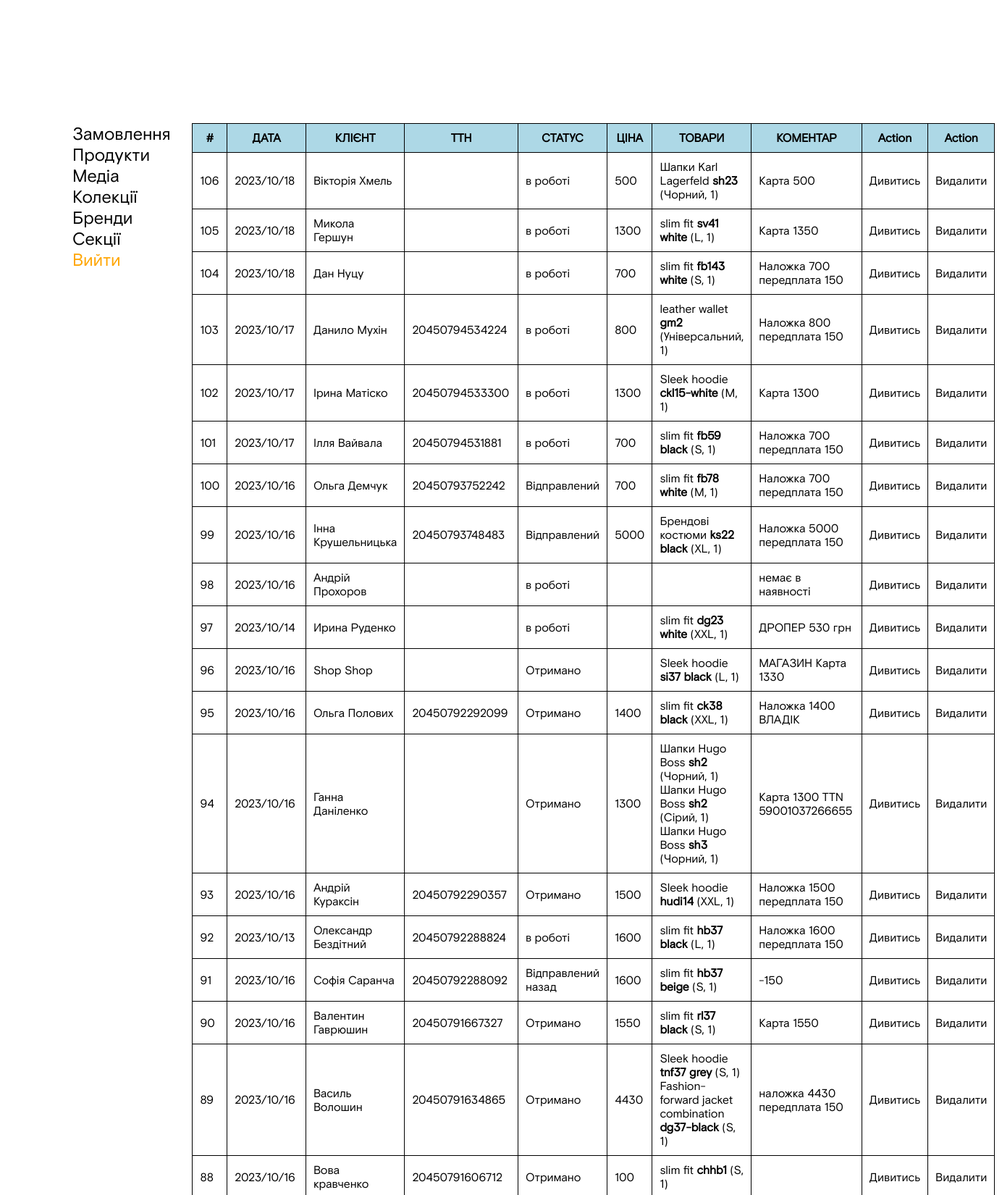
Screenshot of /order?orders_list=true (upper part) with the database file from the repository.
### tables this page shows
CREATE TABLE `orders` (
  `id` int(11) NOT NULL,
  `first_name` varchar(245) DEFAULT NULL,
  `last_name` varchar(245) DEFAULT NULL,
  `middle_name` varchar(245) DEFAULT NULL,
  `document` varchar(245) DEFAULT NULL,
  `doc_ref` varchar(245) DEFAULT NULL,
  `number` tinytext DEFAULT NULL,
  `email` varchar(245) DEFAULT NULL,
  `comment` varchar(245) DEFAULT NULL,
  `status` varchar(245) DEFAULT NULL,
  `city` varchar(245) DEFAULT NULL,
  `city_name` varchar(245) DEFAULT NULL,
  `warehouse` varchar(245) DEFAULT NULL,
  `warehouse_name` varchar(245) DEFAULT NULL,
  `payment_method` varchar(245) DEFAULT NULL,
  `date` timestamp NULL DEFAULT current_timestamp() ON UPDATE current_timestamp(),
  `price` int(11) DEFAULT NULL,
  `weight` int(11) DEFAULT NULL
);

### index.php (called while the page is built, shortened)
<?php
$router = new Router();
$router->add_router('/', BASE_DIR . '/Controllers/' . 'home_controller.php');
$router->add_router('home', BASE_DIR . '/Controllers/' . 'home_controller.php');
$router->add_router('products', BASE_DIR . '/Controllers/' . 'products_controller.php');
$router->add_router('cart', BASE_DIR . '/Controllers/' . 'cart_controller.php');
$router->add_router('admin', BASE_DIR . '/Controllers/' . 'admin_home_controller.php');
$router->add_router('admin_products',  BASE_DIR . '/Controllers/' . 'admin_products_controller.php');
$router->add_router('admin_collections',  BASE_DIR . '/Controllers/' . 'admin_collections_controller.php');
$router->add_router('admin_producers',  BASE_DIR . '/Controllers/' . 'admin_producers_controller.php');
$router->add_router('admin_product_form',  BASE_DIR . '/Controllers/' . 'admin_product_form_controller.php');
$router->add_router('admin_media',  BASE_DIR . '/Controllers/' . 'admin_media_controller.php');
$router->add_router('checkout',  BASE_DIR . '/Controllers/' . 'checkout_controller.php');
$router->add_router('admin_sections',  BASE_DIR . '/Controllers/' . 'admin_sections_controller.php');
$router->add_router('order',  BASE_DIR . '/Controllers/' . 'admin_orders_controller.php');
$router->add_router('admin_login', BASE_DIR . '/Controllers/' . 'admin_login_controller.php');
$router->add_router('admin_login_checkout', BASE_DIR . '/Controllers/' . 'admin_login_controller.php');
$path = isset($_GET['url']) ? $_GET['url'] : '/';
if ($path != '/') {
    $url_array = explode("/", $path);
$url = count($url_array) >= 2 ? $url_array[1] : $url_array[0];
} else {
    $url = '/';
}
$router->route($url);
?>

### View/orders.php (the view)
<?php require 'View/header.php'; ?>
<div class="flex-row container flex-column-table">
    <div>
        <?php
        include 'View/admin_menu.php';
        ?>
    </div>
    <div class="admin-products width100">
        <div class="products-list">
            <?php
            echo "<table>";
            echo "<tr>";
            echo "<th>#</th>";
            echo "<th>ДАТА</th>";
            echo "<th>КЛІЄНТ</th>";
            echo "<th>ТТН</th>";
            echo "<th>СТАТУС</th>";
            echo "<th>ЦІНА</th>";
            echo "<th>ТОВАРИ</th>";
            echo "<th>КОМЕНТАР</th>";
            echo "<th>Action</th>";
            echo "<th>Action</th>";
            echo "</tr>";
            foreach ($this->orders as $order) {
                $date = date_create($order["date"]);
                echo "<tr>";
                echo "<td>" . $order["id"] . "</td>";
                echo "<td>" . date_format($date, "Y/m/d") . "</td>";
                echo "<td>" . $order["first_name"] . " " . $order["last_name"] . "</td>";
                echo "<td>" . $order["document"] . "</td>";
                echo "<td>" . $order["status"] . "</td>";
                echo "<td>" . $order["price"] . "</td>";
                echo "<td>" . $order["order_products"] . "</td>";
                echo "<td>" . $order["comment"] . "</td>";
                echo "<td><div><a href='/order?order_forms=true&id=$order[id]'>Дивитись</a></div></td>";
                echo "<td><div><a href='/order?action_delete=true&id=$order[id]'>Видалити</div></td>";
                echo "</tr>";
            }
            echo "</table>";
            ?>
        </div>
    </div>
</div>

### Assets/style.css (style rules this page uses)
a { text-decoration: none; color: #000; }
.container { max-width: 1700px; margin: 0 auto; padding: 170px 100px 0 100px; }
.width100 { width: 100%; }
table { border-collapse: collapse; width: 100%; }
th, td { border: 1px solid black; padding: 10px; }
th { background-color: lightblue; }

### Assets/grids.css (style rules this page uses)
.flex-row { display: flex; flex-direction: row; }

### rows the page displays
orders: id "106", date "2023/10/18", first_name "Вікторія", last_name "Хмель", status "в роботі", price "500", order_products "Шапки Karl Lagerfeld sh23 (Чорний, 1)", comment "Карта 500"
orders: id "105", date "2023/10/18", first_name "Микола", last_name "Гершун", status "в роботі", price "1300", order_products "slim fit sv41 white (L, 1)", comment "Карта 1350"
orders: id "104", date "2023/10/18", first_name "Дан", last_name "Нуцу", status "в роботі", price "700", order_products "slim fit fb143 white (S, 1)", comment "Наложка 700 передплата 150"
orders: id "103", date "2023/10/17", first_name "Данило", last_name "Мухін", document "20450794534224", status "в роботі", price "800", order_products "leather wallet gm2 (Універсальний, 1)", comment "Наложка 800 передплата 150"
orders: id "102", date "2023/10/17", first_name "Ірина", last_name "Матіско", document "20450794533300", status "в роботі", price "1300", order_products "Sleek hoodie ckl15-white (M, 1)", comment "Карта 1300"
orders: id "101", date "2023/10/17", first_name "Ілля", last_name "Вайвала", document "20450794531881", status "в роботі", price "700", order_products "slim fit fb59 black (S, 1)", comment "Наложка 700 передплата 150"
orders: id "100", date "2023/10/16", first_name "Ольга", last_name "Демчук", document "20450793752242", status "Відправлений", price "700", order_products "slim fit fb78 white (M, 1)", comment "Наложка 700 передплата 150"
orders: id "99", date "2023/10/16", first_name "Інна", last_name "Крушельницька", document "20450793748483", status "Відправлений", price "5000", order_products "Брендові костюми ks22 black (XL, 1)", comment "Наложка 5000 передплата 150"
orders: id "98", date "2023/10/16", first_name "Андрій", last_name "Прохоров", status "в роботі", comment "немає в наявності"
orders: id "97", date "2023/10/14", first_name "Ирина", last_name "Руденко", status "в роботі", order_products "slim fit dg23 white (XXL, 1)", comment "ДРОПЕР 530 грн"
orders: id "96", date "2023/10/16", first_name "Shop", last_name "Shop", status "Отримано", order_products "Sleek hoodie si37 black (L, 1)", comment "МАГАЗИН Карта 1330"
orders: id "95", date "2023/10/16", first_name "Ольга", last_name "Полових", document "20450792292099", status "Отримано", price "1400", order_products "slim fit ck38 black (XXL, 1)", comment "Наложка 1400 ВЛАДІК"
orders: id "94", date "2023/10/16", first_name "Ганна", last_name "Даніленко", status "Отримано", price "1300", order_products "Шапки Hugo Boss sh2 (Чорний, 1) Шапки Hugo Boss sh2 (Сірий, 1) Шапки Hugo Boss sh3 (Чорний, 1)", comment "Карта 1300 TTN 59001037266655"
orders: id "93", date "2023/10/16", first_name "Андрій", last_name "Кураксін", document "20450792290357", status "Отримано", price "1500", order_products "Sleek hoodie hudi14 (XXL, 1)", comment "Наложка 1500 передплата 150"
orders: id "92", date "2023/10/13", first_name "Олександр", last_name "Бездітний", document "20450792288824", status "в роботі", price "1600", order_products "slim fit hb37 black (L, 1)", comment "Наложка 1600 передплата 150"
orders: id "91", date "2023/10/16", first_name "Софія", last_name "Саранча", document "20450792288092", status "Відправлений назад", price "1600", order_products "slim fit hb37 beige (S, 1)", comment "-150"
orders: id "90", date "2023/10/16", first_name "Валентин", last_name "Гаврюшин", document "20450791667327", status "Отримано", price "1550", order_products "slim fit rl37 black (S, 1)", comment "Карта 1550"
orders: id "89", date "2023/10/16", first_name "Василь", last_name "Волошин", document "20450791634865", status "Отримано", price "4430", order_products "Sleek hoodie tnf37 grey (S, 1) Fashion-forward jacket combination dg37-black (S, 1)", comment "наложка 4430 передплата 150"
orders: id "88", date "2023/10/16", first_name "Вова", last_name "кравченко", document "20450791606712", status "Отримано", price "100", order_products "slim fit chhb1 (S, 1)"
